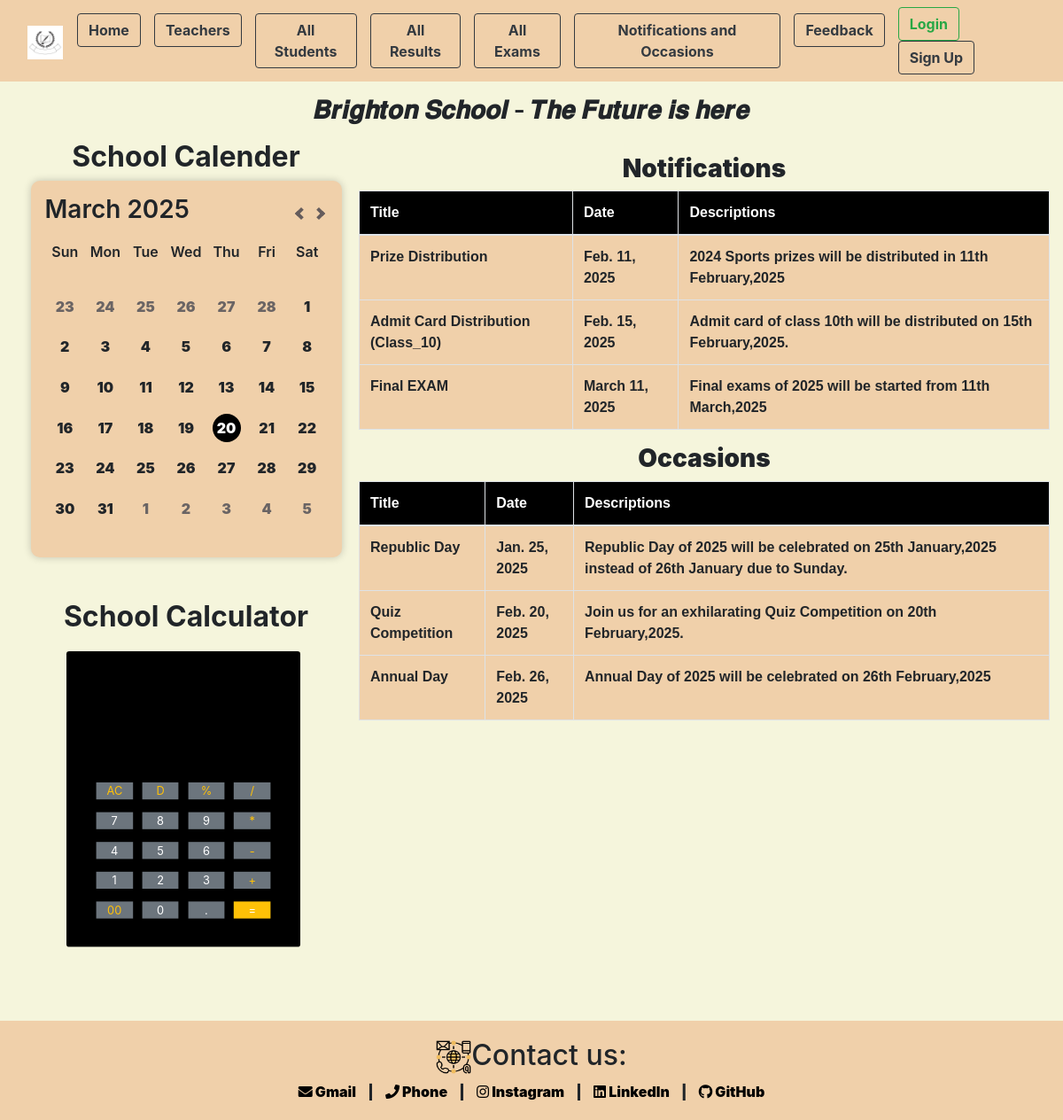
The page /Nt_Oc on the database its author committed.
### app/models.py (models this page shows)
class Notifications(models.Model):
    date=models.DateField()
    name=models.CharField(max_length=100,null=True,blank=True)
    descriptions=models.TextField()

class Occasions(models.Model):
    date=models.DateField()
    name=models.CharField(max_length=100,null=True,blank=True)
    descriptions=models.TextField()

### app/views.py (the view)
# urls.py: path('Nt_Oc', views.Nt_Oc,name="Nt_Oc"),
def Nt_Oc(request):
    Notification=Notifications.objects.all().order_by('date')
    Occasion=Occasions.objects.all().order_by('date')
    context={'Notification':Notification,'Occasion':Occasion}
    return render(request,'app/Nt_and_Oc.html',context)

### app/templates/app/Nt_and_Oc.html (shortened to what this page needs)
{% extends "base_template/base.html" %}
{% load static %}
{% block content %}
                <div class="col-lg-8 col-md-8 col-sm-12 main-content">
                    <h3 class="text-center mt-3"><strong>Notifications</strong></h3>
                    <table class="table table-bordered rounded">
                        <thead style="font-weight: 900; background-color: black; color: white;">
                            <tr>
                                <th class="about_text">Title</th>
                                <th class="about_text">Date</th>
                                <th class="about_text">Descriptions</th>
                            </tr>
                        </thead>
                        <tbody style="background-color: rgb(240, 208, 170); font-weight:600; cursor: pointer;">
                            {% for Nt in Notification %}
                            <tr>
                                <td class="about_text">{{Nt.name}}</td>
                                <td class="about_text">{{Nt.date}}</td>
                                <td class="about_text">{{Nt.descriptions}}</td>
                            </tr>
                            {% endfor %}
                        </tbody>
                    </table>
                    <h3 class="text-center mt-3"><strong>Occasions</strong></h3>
                    <table class="table table-bordered rounded">
                        <thead style="font-weight: 900; background-color: black; color: white;">
                            <tr>
                                <th class="about_text">Title</th>
                                <th class="about_text">Date</th>
                                <th class="about_text">Descriptions</th>
                            </tr>
                        </thead>
                        <tbody style="background-color: rgb(240, 208, 170); font-weight:600; cursor: pointer;">
                            {% for Oc in Occasion %}
                            <tr>
                                <td class="about_text">{{Oc.name}}</td>
                                <td class="about_text">{{Oc.date}}</td>
                                <td class="about_text">{{Oc.descriptions}}</td>
                            </tr>
                            {% endfor %}
                        </tbody>
                    </table>
                </div>
{% endblock content %}

### app/static/app/CSS_Files/index.css (style rules this page uses)
body { background-color: beige; }
* { padding: 0; margin: 0; }
h3 { font-weight: 600; }
.about_text { font-family: 'Gill Sans', 'Gill Sans MT', Calibri, 'Trebuchet MS', sans-serif; }

### rows shown on the page
Notifications: name "Prize Distribution", date "Feb. 11, 2025", descriptions "2024 Sports prizes will be distributed in 11th February,2025"
Notifications: name "Admit Card Distribution (Class_10)", date "Feb. 15, 2025", descriptions "Admit card of class 10th will be distributed on 15th February,2025."
Notifications: name "Final EXAM", date "March 11, 2025", descriptions "Final exams of 2025 will be started from 11th March,2025"
Occasions: name "Republic Day", date "Jan. 25, 2025", descriptions "Republic Day of 2025 will be celebrated on 25th January,2025 instead of 26th January due to Sunday."
Occasions: name "Quiz Competition", date "Feb. 20, 2025", descriptions "Join us for an exhilarating Quiz Competition on 20th February,2025."
Occasions: name "Annual Day", date "Feb. 26, 2025", descriptions "Annual Day of 2025 will be celebrated on 26th February,2025"
